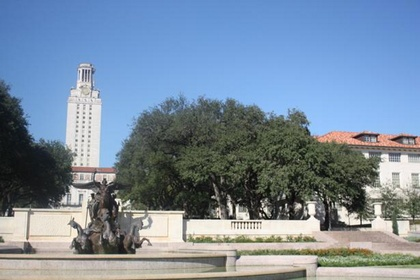
%> input picture Assignment 2/data/uttower2_scaledup.jpg, 420 x 280 px, shrunk from 1000 x 667 before the run
$ octave MatcherTester.m   (GNU Octave 9; MATLAB toolbox functions it lacks are replaced by stand-ins)
%> lines starting %> are read from the running program, lines starting %| are printed output that depends on the picture
### Assignment 2/KeypointDetect/detect_features.m

%/////////////////////////////////////////////////////////////////////////////////////////////
%
% detect_features - scale space feature detector based upon difference of gaussian filters.
%                 selects features based upon their maximum response in scale space
%
% Usage:  [features,pyr,imp,keys] = detect_features(img, scl, disp_flag, thresh, radius, radius2, radius3, min_sep, edgeratio)
%
% Parameters:
%
%            img :      original image
%            scl :      scaling factor between levels of the image pyramid
%            thresh :   threshold value for maxima search (minimum filter response considered)
%            radius :   radius for maxima comparison within current scale
%            radius2:   radius for maxima comparison between neighboring scales
%            radius3:   radius for edge rejection test
%            min_sep :  minimum separation for maxima selection.
%            edgeratio: maximum ratio of eigenvalues of feature curvature for edge rejection.
%            disp_flag: 1- display each scale level on separate figure.  0 - no display
%
% Returns:
%
%            features  - matrix with one row for each feature, containing:
%              [x position in original image,  y position in original image, scale(sub-level),
%                   size of feature on image, edge flag, edge orientation,
%                   curvature of response through scale space, x position in the keypoint's pyramid level,
%                   y position in the keypoint's pyramid level ]
%               so in other words, imp{scale}(y,x) is the center pixel
%
%            pyr, imp -  filter response and image pyramids
%            keys - key values generated for each feature by construct_key.m
%
% Notes:
%            recommended parameter values are:
%            scl = 1.5; thresh = 3;   radius = 4; radius2 = 4; radius3 = 4; min_sep = .04; edgeratio = 5;
%
% Author:
% Scott Ettinger
% scott.m.ettinger@intel.com
% May 2002
%
%
% Modified by:
% Jiayuan Ma
% September 2013
%
%/////////////////////////////////////////////////////////////////////////////////////////////

function [features, pyr, imp]  = detect_features(img, scl, disp_flag, thresh, radius, radius2, radius3, min_sep, edgeratio)

    if ~exist('scl', 'var')
        scl = 1.5;
    end

    if ~exist('thresh', 'var')
        thresh = 3;
    end

    if ~exist('radius', 'var')
        radius = 4;
    end

    if ~exist('radius2', 'var')
        radius2 = 4;
    end

    if ~exist('radius3', 'var')
        radius3 = 4;
    end

    if ~exist('min_sep', 'var')
        min_sep = .04;
    end

    if ~exist('edgeratio', 'var')
        edgeratio = 5;
    end

    if ~exist('disp_flag', 'var')
        disp_flag = 0;
    end

    if size(img,3) > 1
        img = rgb2gray(img);
    end

    % Computation of the maximum number of levels:
    Lmax = floor(min(log(2*size(img)/12)/log(scl)));

    % Build image pyramid and difference of gaussians filter response pyramid
    [pyr,imp] = build_pyramid(img,Lmax,scl);

    % Get the feature points
    pts = find_features(pyr,img,scl,thresh,radius,radius2,disp_flag,1);

    %classify points and create sub-pixel and sub-scale adjustments
    [features, ~] = refine_features(img,pyr,scl,imp,pts,radius3,min_sep,edgeratio);
end

### Assignment 2/MatcherTester.m
%% Clear all
clc; close all; clc;
%% Add path
addpath('KeypointDetect');
%% Load image
img1 = imread('./data/uttower2_scaledup.jpg');
%> img1 is the input picture: size 280x420x3 uint8; mean R, G, B 121.4, 139.6, 158.6
img2 = imread('./data/uttower2.jpg');
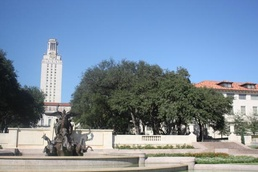
%> input picture Assignment 2/data/uttower2.jpg, 258 x 172 px, shrunk from 615 x 410 before the run
%> img2 is the input picture: size 172x258x3 uint8; mean R, G, B 121.9, 140, 159

%% Feature detection
[feature1, pyr1, imp1] = detect_features(img1);
%> in detect_features, `img = rgb2gray(img);`:
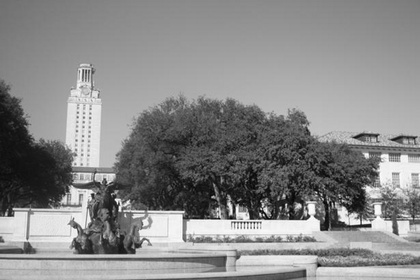
%> img: size 280x420 uint8; min 3, max 255, mean 136.3
%> the run ends on the next line
